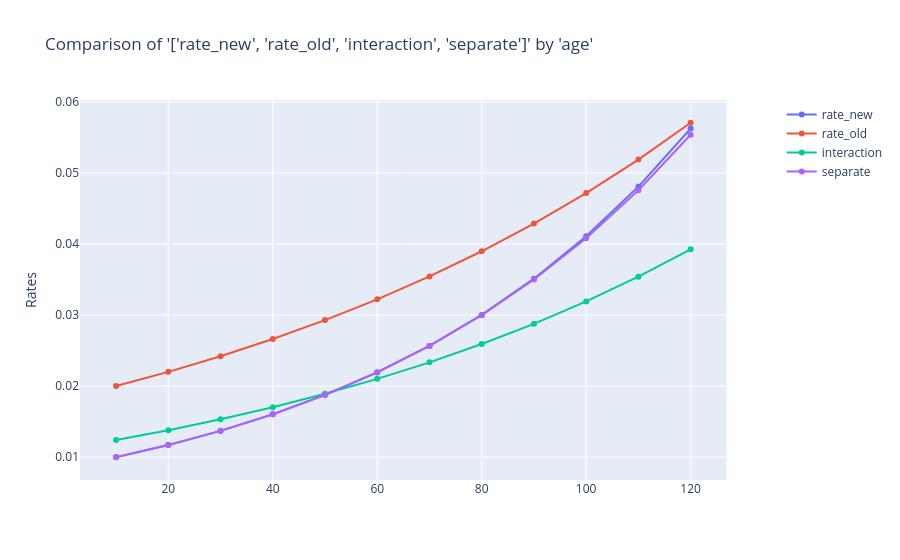

Notebook code for this chart:
### Markdown cell above
As seen the new rates in the `interaction` model have a slope similar to the `old` model as there is more data that is being used in the prediction. When the data is separated the predictions are similar to the `new` rates.

### Code cell
charters.compare_rates(
    merge_new,
    x_axis="age",
    rates=["rate_new", "rate_old", "interaction", "separate"],
)

### Figure 1 — Plotly figure (JSON) as saved in the notebook; plotly's stock layout.template omitted (floating-point values rounded to 4 significant figures)
{"data": [{"mode": "lines+markers", "name": "rate_new", "type": "scatter", "x": [10, 20, 30, 40, 50, 60, 70, 80, 90, 100, 110, 120], "xaxis": "x", "y": [0.01, 0.0117, 0.01369, 0.01602, 0.01874, 0.02192, 0.02565, 0.03001, 0.03511, 0.04108, 0.04807, 0.05624], "yaxis": "y"}, {"mode": "lines+markers", "name": "rate_old", "type": "scatter", "x": [10, 20, 30, 40, 50, 60, 70, 80, 90, 100, 110, 120], "xaxis": "x", "y": [0.02, 0.022, 0.0242, 0.02662, 0.02928, 0.03221, 0.03543, 0.03897, 0.04287, 0.04716, 0.05187, 0.05706], "yaxis": "y"}, {"mode": "lines+markers", "name": "interaction", "type": "scatter", "x": [10, 20, 30, 40, 50, 60, 70, 80, 90, 100, 110, 120], "xaxis": "x", "y": [0.0124, 0.01379, 0.01532, 0.01703, 0.01892, 0.02102, 0.02334, 0.02591, 0.02876, 0.03191, 0.0354, 0.03925], "yaxis": "y"}, {"mode": "lines+markers", "name": "separate", "type": "scatter", "x": [10, 20, 30, 40, 50, 60, 70, 80, 90, 100, 110, 120], "xaxis": "x", "y": [0.00998, 0.01169, 0.01369, 0.01603, 0.01876, 0.02195, 0.02566, 0.02997, 0.03499, 0.04082, 0.04757, 0.05536], "yaxis": "y"}], "layout": {"title": {"text": "Comparison of '['rate_new', 'rate_old', 'interaction', 'separate']' by 'age'"}, "xaxis": {"anchor": "y", "domain": [0, 0.94]}, "yaxis": {"anchor": "x", "domain": [0, 1], "title": {"text": "Rates"}, "type": "-"}, "yaxis2": {"anchor": "x", "overlaying": "y", "side": "right"}}}
